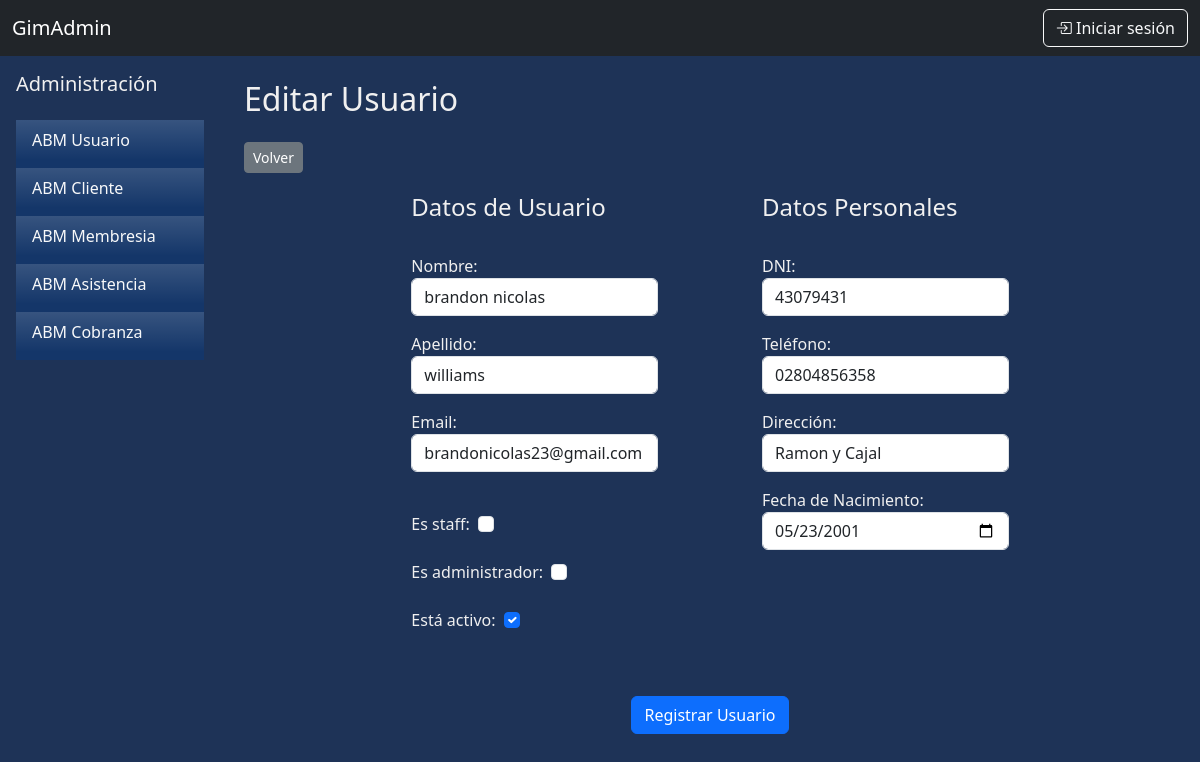
/abm/usuario/6/editar, run on an earlier commit of the app's database.
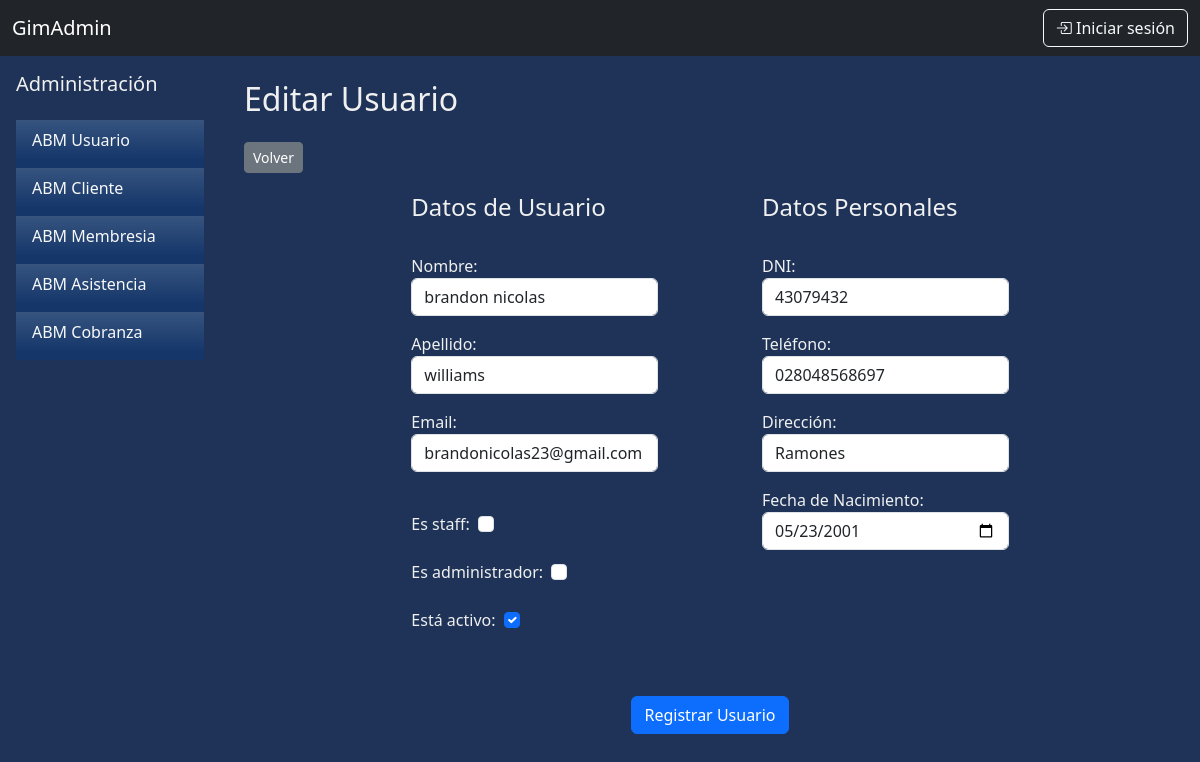
And on a later commit of the database.
### apps/abm/models.py (models this page shows, shortened)
class UserProfile(models.Model):
    user = models.OneToOneField(User, null=False, on_delete=models.CASCADE)
    dni = models.IntegerField(unique=True, null=False)
    telefono = models.CharField(max_length=50)
    domicilio = models.CharField(max_length=150)
    fecha_nac = models.DateField()
    first_login = models.BooleanField(default=True)

### apps/abm/views.py (the view)
# urls.py: path('usuario/<int:pk>/editar', views.editar_usuario, name='usuario_editar'),
def editar_usuario(request, pk):
    u = get_object_or_404(User, pk=pk)
    uPerfil = get_object_or_404(UserProfile, user_id=pk)
    if request.method == 'POST':
        user_Form = UserForm(request.POST, instance=u)
        usuario_Form = UsuarioForm(request.POST, instance=uPerfil)
        if user_Form.is_valid() and usuario_Form.is_valid():
            u = user_Form.save(commit=False)
            u.username = u.email
            u.is_active = user_Form.cleaned_data['is_active']
            uPerfil = usuario_Form.save(commit=False)
            u.save()
            uPerfil.save()
            return redirect('usuario_listar')
    else:
        user_Form = UserForm(instance=u)
        usuario_Form = UsuarioForm(instance=uPerfil)
    contexto = {
        'user' : request.user,
        'usuarioForm': usuario_Form,
        'userForm': user_Form,
        'es_edicion': True
    }
    return render(request, 'crear_usuario.html', contexto)

### apps/abm/forms.py
class UsuarioForm (forms.ModelForm):
    class Meta:
        model = UserProfile
        fields = ['dni', 'telefono', 'domicilio', 'fecha_nac']
        widgets = {
            'fecha_nac': forms.DateInput(attrs={'class': 'form-control', 'type': 'date'}),
            'dni': forms.NumberInput(attrs={'class': 'form-control'}),
            'telefono': forms.TextInput(attrs={'class': 'form-control'}),
            'domicilio': forms.TextInput(attrs={'class': 'form-control'}),
        }

### apps/abm/templates/crear_usuario.html (shortened to what this page needs)
{% extends "base.html" %}
{% block content %}
<div class="d-flex">
    {% include 'sidebar.html' %}
     <div class="flex-grow-1 p-4 col-md-5">
        <h2 class="mb-4">{% if es_edicion %}Editar {% else %}Crear {% endif %}Usuario</h2>
        <a href="{% url 'usuario_listar' %}">
            <button type="button" class="btn btn-sm btn-secondary mb-1">Volver</button>
        </a>
        <form method="post">
            <div class="mb-3 d-flex justify-content-center gap-4 px-5">
                <div class="model-form p-3 flex-column mx-4 col-md-4">
                    <h4>Datos de Usuario</h4><br>
                    <p>
                    <label for="first_name">Nombre:</label>
                    {{ userForm.first_name }}
                    </p>
                    <p>
                    <label for="last_name">Apellido:</label>
                    {{ userForm.last_name }}
                    </p>
                    <p>
                    <label for="email">Email:</label>
                    {{ userForm.email }}
                    </p>
                    <p>
                        <br>
                        <label for="id_is_staff">Es staff:</label>
                            {{ userForm.is_staff }}
                        <br>
                        <br>
                        <label for="id_is_superuser">Es administrador:</label>
                            {{ userForm.is_superuser }}
                        <br>
                        {% if es_edicion %}
                        <br>
                            <label for="id_is_active">Está activo:</label>
                            {{ userForm.is_active }}
                        {% endif %}
                    </p>
                </div>
                <div class="model-form p-3 flex-column mx-4 col-md-4">
                    <h4>Datos Personales</h4><br>
                    <p>
                        <label for="dni">DNI:</label>
                        {{ usuarioForm.dni }}
                    </p>
                    <p>
                        <label for="telefono">Teléfono:</label>
                        {{ usuarioForm.telefono }}
                    </p>
                    <p>
                        <label for="domicilio">Dirección:</label>
                        {{ usuarioForm.domicilio }}
                    </p>
                    <p>
                        <label for="fecha_nac">Fecha de Nacimiento:</label>
                        {{ usuarioForm.fecha_nac }}
                    </p>
                </div>
            </div>
            <div class="text-center p-3">
                <button type="submit" class="btn btn-primary">Registrar Usuario</button>
            </div>
        </form>
     </div>
</div>
{% endblock %}

What changed in the data, as far as the page shows it:
changed UserProfile: dni "43079431" → "43079432"; telefono "02804856358" → "028048568697"; domicilio "Ramon y Cajal" → "Ramones"
